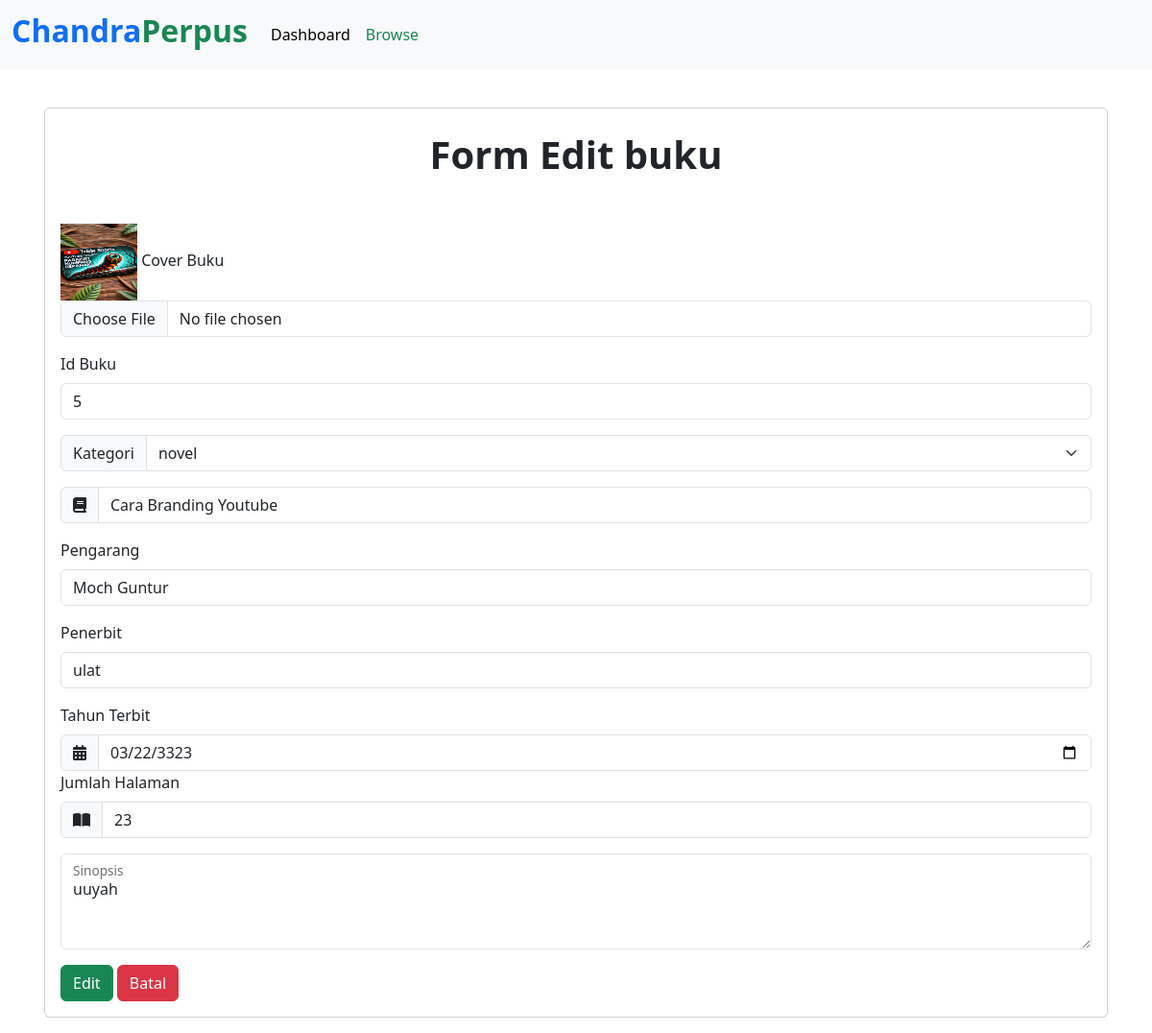
Screenshot of /DashboardAdmin/buku/updateBuku.php?idReview=5 with the database file from the repository.
### tables this page shows
CREATE TABLE `buku` (
  `cover` varchar(255) NOT NULL,
  `id_buku` varchar(20) NOT NULL,
  `kategori` varchar(255) NOT NULL,
  `judul` varchar(255) NOT NULL,
  `pengarang` varchar(255) NOT NULL,
  `penerbit` varchar(255) NOT NULL,
  `tahun_terbit` date NOT NULL,
  `jumlah_halaman` int(11) NOT NULL,
  `buku_deskripsi` text NOT NULL
);

### config/config.php (called while the page is built, shortened)
<?php
$host = "127.0.0.1";
$username = "root";
$password = "";
$database_name = "perpustakaan";
$connection = mysqli_connect($host, $username, $password, $database_name);
function queryReadData($dataKategori) {
  global $connection;
  $result = mysqli_query($connection, $dataKategori);
  $items = [];
  while($item = mysqli_fetch_assoc($result)) {
    $items[] = $item;
  }
  return $items;
}
?>

### DashboardAdmin/buku/updateBuku.php (the view, shortened to what this page needs)
<?php
require "../../config/config.php";
$review = $_GET["idReview"];
$reviewData = queryReadData("SELECT * FROM buku WHERE id_buku = '$review'")[0];
?>
<!DOCTYPE html>
<html lang="en">
  <head>
    <link href="https://cdn.jsdelivr.net/npm/bootstrap@5.3.2/dist/css/bootstrap.min.css" rel="stylesheet">
  </head>
  <body>
    <nav class="navbar fixed-top navbar-expand-lg bg-body-tertiary">
  <div class="container-fluid">
    <a class="navbar-brand" href="#">
    <h2 class="fw-bold text-success"><span class="text-primary">Chandra</span>Perpus</h2>
        </a>
    <div class="collapse navbar-collapse" id="navbarNav">
      <ul class="navbar-nav">
        <li class="nav-item">
          <a class="nav-link active" aria-current="page" href="../dashboardAdmin.php">Dashboard</a>
        </li>
        <li class="nav-item">
          <a class="nav-link text-success" href="daftarBuku.php">Browse</a>
        </li>
      </ul>
    </div>
  </div>
</nav>
    <div class="container p-3 mt-5">
      <div class="card p-2 mt-5">
      <h1 class="text-center fw-bold p-3">Form Edit buku</h1>
      <form action="" method="post" enctype="multipart/form-data" class="mt-3 p-2">
      <div class="custom-css-form">
        <div class="mb-3">
          <img src="../../imgDB/<?= $reviewData["cover"]; ?>" width="80px" height="80px">
          <label for="formFileMultiple" class="form-label">Cover Buku</label>
          <input class="form-control" type="file" name="cover" id="formFileMultiple">
          </div>
        <div class="mb-3">
          <label for="exampleFormControlInput1" class="form-label">Id Buku</label>
          <input type="text" class="form-control" name="id_buku" id="exampleFormControlInput1" placeholder="example inf01" value="<?= $reviewData["id_buku"]; ?>">
        </div>
      </div>
      <div class="input-group mb-3">
        <label class="input-group-text" for="inputGroupSelect01">Kategori</label>
        <select class="form-select" id="inputGroupSelect01" name="kategori">
          <option selected><?= $reviewData["kategori"]; ?></option>
        </select>
      </div>
        <div class="input-group mb-3">
          <span class="input-group-text" id="basic-addon1"><i class="fa-solid fa-book"></i></span>
          <input type="text" class="form-control" name="judul" id="judul" placeholder="Judul Buku" aria-label="Username" aria-describedby="basic-addon1" value="<?= $reviewData["judul"]; ?>">
          </div>
        <div class="mb-3">
          <label for="exampleFormControlInput1" class="form-label">Pengarang</label>
          <input type="text" class="form-control" name="pengarang" id="exampleFormControlInput1" placeholder="nama pengarang"  value="<?= $reviewData["pengarang"]; ?>">
        </div>
        <div class="mb-3">
          <label for="exampleFormControlInput1" class="form-label">Penerbit</label>
          <input type="text" class="form-control" name="penerbit" id="exampleFormControlInput1" placeholder="nama penerbit"   value="<?= $reviewData["penerbit"]; ?>">
        </div>
        <label for="validationCustom01" class="form-label">Tahun Terbit</label>
        <div class="input-group mt-0">
          <span class="input-group-text" id="basic-addon1"><i class="fa-solid fa-calendar-days"></i></span>
          <input type="date" class="form-control" name="tahun_terbit" id="validationCustom01"  value="<?= $reviewData["tahun_terbit"]; ?>">
          </div>
        <label for="validationCustom01" class="form-label">Jumlah Halaman</label>
        <div class="input-group mt-0">
          <span class="input-group-text" id="basic-addon1"><i class="fa-solid fa-book-open"></i></span>
          <input type="number" class="form-control" name="jumlah_halaman" id="validationCustom01"  value="<?= $reviewData["jumlah_halaman"]; ?>">
          </div>
        <div class="form-floating mt-3 mb-3">
          <textarea class="form-control" placeholder="sinopsis tentang buku ini" name="buku_deskripsi" id="floatingTextarea2" style="height: 100px"><?= $reviewData["buku_deskripsi"]; ?></textarea>
          <label for="floatingTextarea2">Sinopsis</label>
          </div>
      <button class="btn btn-success" type="submit" name="update">Edit</button>
      <a class="btn btn-danger" href="daftarBuku.php">Batal</a>
      </form>
    </div>
  </div>
  </body>
</html>

### rows the page displays
buku: cover (picture), id_buku "5", kategori "novel", judul "Cara Branding Youtube", pengarang "Moch Guntur", penerbit "ulat", tahun_terbit "03/22/3323", jumlah_halaman "23", buku_deskripsi "uuyah"
